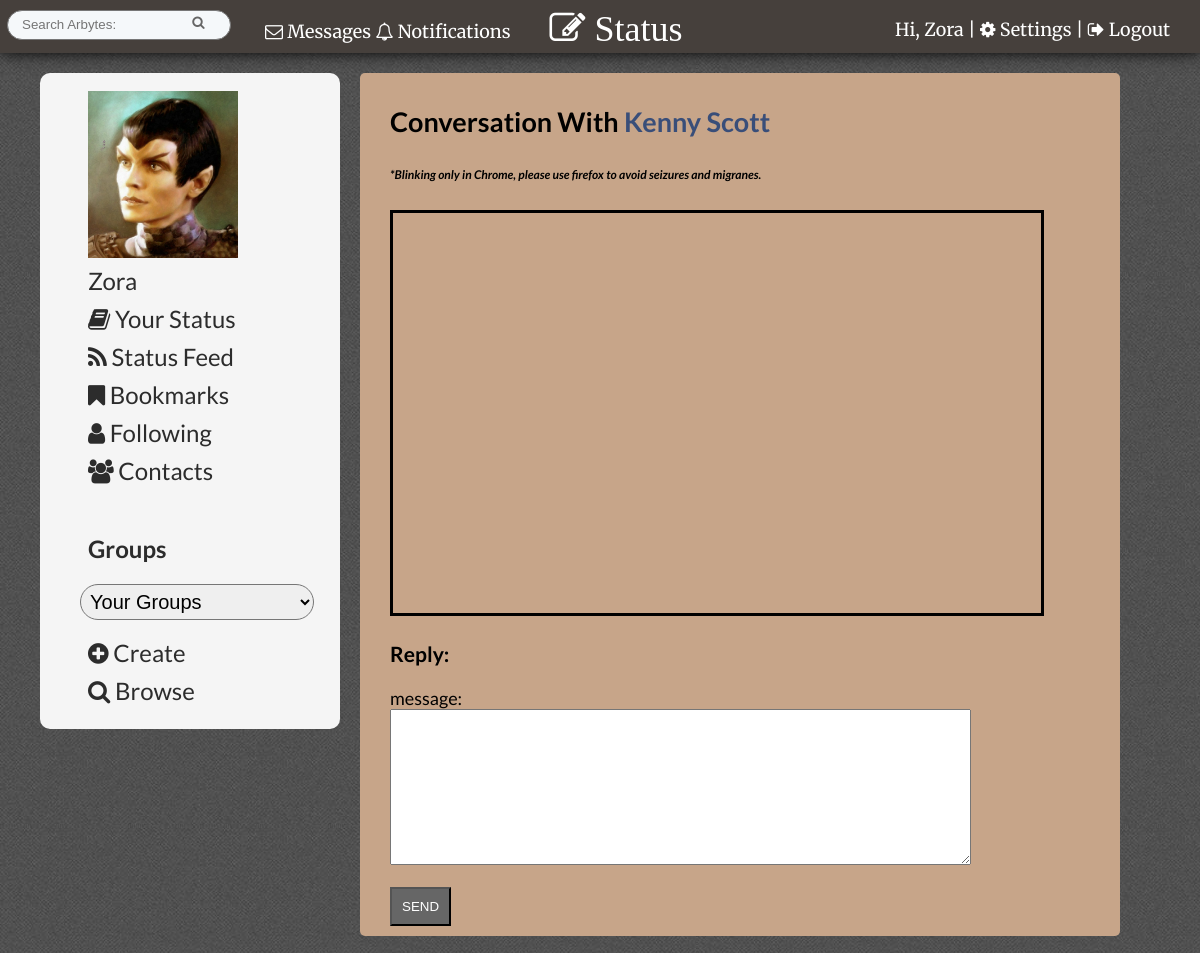
The app's page /read_message.php?thread_id=21&with_id=104 (signed in) with its own data.
### tables this page shows
CREATE TABLE IF NOT EXISTS `profile_img` (
  `id` int(11) NOT NULL,
  `user_id` int(11) NOT NULL,
  `filepath` varchar(60) NOT NULL,
  `current` tinyint(1) NOT NULL
);

CREATE TABLE IF NOT EXISTS `members` (
  `id` int(11) NOT NULL,
  `first_name` varchar(30) NOT NULL,
  `last_name` varchar(30) NOT NULL,
  `username` varchar(20) NOT NULL,
  `password` varchar(60) NOT NULL,
  `email` varchar(60) NOT NULL,
  `profile` varchar(1000) NOT NULL,
  `theme` int(7) NOT NULL
);

### read_message.php (the view, shortened to what this page needs)
<?php include("inc/header.php"); ?>
   <div id="page">
<?php
$thread_id=$_GET['thread_id'];
$send_to=$_GET['with_id'];
 ?>
      <?php
               $query  = "SELECT * FROM members ";
		$query .= "WHERE id={$send_to}";
		$all_members = mysqli_query($connection, $query);
    if($all_members){
         $array= mysqli_fetch_assoc($all_members);
         ?>
         <h2>Conversation With
        <a href="member_profile.php?user_id=<?php echo $send_to; ?>" ><?php echo $array['first_name']." ".$array['last_name']; ?></a>
         </h2>
         <?php } ?>
      <h6><em>*Blinking only in Chrome, please use firefox to avoid seizures and migranes.</em></h6>
       <div id="message_scroll">
           <iframe allowtransparency="true" id="frame" src="conversation.php?thread_id=<?php echo $thread_id; ?>&with_id=<?php echo $send_to; ?>"></iframe>
 </div>
   <h3>Reply:</h3>
    <form action="reply_message.php?thread_id=<?php echo $thread_id; ?>" method="post">
         <p>message: <br/>
    <textarea name="content" value="" rows="10" cols="70"></textarea></p>
      <input type="submit" name="submit" value="SEND" />
    </form>
</div>
    <br />
<?php include("inc/footer.php"); ?>

### inc/header.php (shortened to what this page needs)
<?php require_once("functions/session.php");
require_once("functions/db_connection.php");
confirm_logged_in(); ?>
<!DOCTYPE html>
 <html lang="en">
 <head>
       <link rel="stylesheet" href="css/tabs.css">
     <link rel="stylesheet" href="css/style.css">
     <link rel="stylesheet" href="css/popup.css">
         <link rel="stylesheet" href="//maxcdn.bootstrapcdn.com/font-awesome/4.3.0/css/font-awesome.min.css">
          <?php
		$query  = "SELECT * ";
		$query .= "FROM members ";
		$query .= "WHERE id={$_SESSION['user_id']} ";
		$theme_found = mysqli_query($connection, $query);
        $array= mysqli_fetch_assoc($theme_found);
        $theme= $array['theme'];
		$themequery  = "SELECT * ";
		$themequery .= "FROM themes ";
		$themequery .= "WHERE id={$theme} ";
		$themequery_found = mysqli_query($connection, $themequery);
        $theme_array= mysqli_fetch_assoc($themequery_found);
        $filepath=$theme_array['filepath'];
if($theme==0){ ?>
   <link rel='stylesheet' type='text/css' href='css/white.css' />
    <?php }else{ ?>
   <?php if(!empty($filepath)){ ?>
   <link rel='stylesheet' type='text/css' href='<?php echo $filepath; ?>' />
    <? }else{ ?>
   <link rel='stylesheet' type='text/css' href='css/white.css' />
 <?php } ?>
    <?php }
?>
    <link rel="stylesheet" href="css/slide-down.css">
 </head>
 <body>
    <header>
    <span class="min-clear">
<a href="messages.php?user_id=<?php echo $_SESSION['user_id']; ?>">
    <span class="notif"><i class="fa fa-envelope-o"></i>
 Messages</span>
        </a> </span>
        <a href="notifications.php"><span id="messages_notification"><?php echo $_SESSION['notify_num']; ?></span>
        <span class="notif"><i class="fa fa-bell-o"></i>
 Notifications</span></a>
        <a class="button" href="#popup2">  <i id="new" class="fa fa-pencil-square-o fa-2x"> Status</i></a>
         <p id="welcome">Hi, <a title="View your profile" class="tooltip" href="member_profile.php?user_id=<?php echo $_SESSION['user_id']; ?>"><?php echo $_SESSION['first_name']; ?></a> | <a href="settings.php"><i class="fa fa-cog"></i>
Settings</a> |  <a href="logout.php"><i class="fa fa-sign-out"></i>
 Logout</a></p>
        <form id="searchbar" action="search.php?go" method="post">
        <input type="text" name="query" value="" placeholder="Search Arbytes:" />
      <input type="submit" name="submit" value="&#xf002;" />
        </form>
    </header>
   <aside>
     	<ul>
     	  <?php
        $img_query  = "SELECT * ";
		$img_query .= "FROM profile_img ";
		$img_query .= "WHERE user_id={$_SESSION['user_id']} AND current=1";
		$all_imgs = mysqli_query($connection, $img_query);
        if($all_imgs){
        $img_array= mysqli_fetch_assoc($all_imgs);
  if(!empty($img_array)){
            ?>
       <a title="View your profile" class="tooltip" href="member_profile.php?user_id=<?php echo $_SESSION['user_id']; ?>"> <img id="avatar" src="<?php echo $img_array['filepath']; ?>" title="View Your Profilee"/></a><?php
  }else{
            ?>
       <a title="View your profile" class="tooltip" href="member_profile.php?user_id=<?php echo $_SESSION['user_id']; ?>"> <img src="img/default_avatar.png" title="View Your Profile"/></a><?php
  }
        }else{
            ?>
       <a title="View your profile" class="tooltip" href="member_profile.php?user_id=<?php echo $_SESSION['user_id']; ?>"> <img src="img/default_avatar.png" title="View Your Profile"/></a><?php
        }
      ?>
<li><a title="View your profile" class="tooltip" href="member_profile.php?user_id=<?php echo $_SESSION['user_id']; ?>"><?php echo $_SESSION['first_name']; ?></a></li>
<li><a href="status.php"><i class="fa fa-book"></i> Your Status</a></li>
<li><a href="status_feed.php"><i class="fa fa-rss"></i> Status Feed</a></li>
<li><a href="bookmarks.php"><i class="fa fa-bookmark"></i> Bookmarks</a></li>
<li><a href="following.php"><i class="fa fa-user"></i> Following</a></li>
<li><a href="contacts.php"><i class="fa fa-users"></i> Contacts</a></li>
        <br/>
<h3><a href="browse_groups.php"  title="Browse all groups" >Groups</a></h3>
      <?php
        $groups  = "SELECT * FROM members_groups ";
		$groups .= "WHERE member_id={$_SESSION['user_id']}";
		$groups_found = mysqli_query($connection, $groups);
        if($groups_found){
 echo "<form action=\"go.php\" method=\"POST\">";
 echo "<select id=\"groupslist\" name=\"groupslist\" onchange=\"this.form.submit()\" >";
       echo "<option name=\"group\" value=\"\" >Your Groups</option>";
               echo "</select></form>";
        }
            ?>
  <li><a href="new_group.php"><i class="fa fa-plus-circle"></i>
 Create</a></li>
  <li><a href="browse_groups.php"><i class="fa fa-search"></i>
 Browse</a></li>
       </ul>
     </aside>

### css/style.css (style rules this page uses)
body { background: #BABABA; padding: 0; margin: 0; font-size: 18px; font-family: 'Lato', sans-serif; }
#groupslist { width: 90%; padding: 5px; border-radius: 20px; font-size: 20px; margin-bottom: 15px; }
h2 { clear: both; }
header #new { position: absolute; margin-left: 30px; }
header, footer { font-family: 'Merriweather', serif; }
img { max-width: 600px; }
aside { display: block; }
.notif { position: relative; left: -9px; top:10px; z-index: 2; }
header a { text-decoration: none; }
#avatar { width: 150px; }
header { color: white; padding: 10px 30px 20px 50px; margin-bottom: 20px; box-shadow: 0 0 15px black; }
#welcome { float: right; position: relative; top: -10px; }
#searchbar { -moz-box-sizing: border-box; box-sizing: border-box; width: 20%; padding: 5px 12px 6px 12px; font-size: 17px; line-height: 1.5; color: #292f33; background-color: #f5f8fa; border: 1px solid #777; border-radius: 21px; transition: all .2s ease-in-out; float: left; position: relative; left: -43px; }
#searchbar input { border:none; background-color: #f5f8fa; width: 80%; float: left; }
input[type="submit"] { padding: 10px; background: #666; color: white; }
#searchbar input[type="submit"], #groupsearch input[type="submit"] { padding: 0; font-family: FontAwesome; width: 32px; float: left; content: "&#xf002;"; color: #666; }
#page { border-radius: 5px; padding: 10px; padding-left: 30px; margin-bottom: 20px; max-width: 1100px; margin: 0 auto; width: 60%; float: left; min-height: 600px; height: auto; max-width: 1100px; font-size: 18px; }
a { text-decoration: none; }
aside { margin: 0 10px 0 10px; width: 15%; padding: 10px; float: left; margin-right: 20px; margin-left: 40px; border-radius: 10px; }
aside ul li { line-height: 2em; list-style: none }
aside a { color: black; font-size: 24px; padding: 8px; text-decoration: none; text-align: left; }
aside ul { width: auto; }
.tooltip { display: inline; position: relative; }
#message-scroll, #frame { border: 3px solid black; max-height: 400px; overflow: scroll; }
#frame { width: 90%; height: 400px; }
@media (max-width: 1400px) { aside { width: 25%; padding: 0; } }

### themes/87/coffee.css (style rules this page uses)
body { background-image: url(../../img/tweed.JPG); }
a { color: #394E79; }
header a { color: white; }
header { background: #46403C; color: white; }
#page { background: #C7A589; }
aside, nav { background: whitesmoke; }
aside a { color: #2C2C2C; }

### records on screen
profile_img: filepath (picture)
members: first_name "Kenny", last_name "Scott"

### other values on screen
$_SESSION['first_name'] "Zora"
